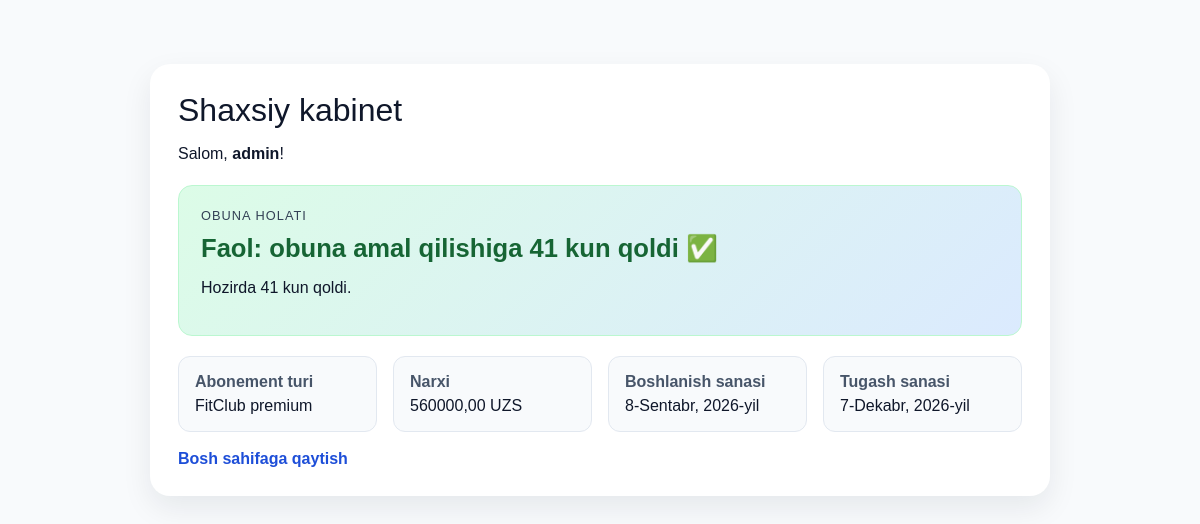
The page /dashboard/ (signed in) on the database its author committed.
### ilovalar/models.py (models this page shows, shortened)
class UserSubscription(models.Model):
    user = models.OneToOneField(User, on_delete=models.CASCADE, related_name='subscription')
    plan = models.ForeignKey(MembershipPlan, on_delete=models.SET_NULL, null=True, blank=True)
    start_date = models.DateField(default=timezone.localdate)
    end_date = models.DateField(blank=True, null=True)
    is_active = models.BooleanField(default=True)
    class Meta:
        verbose_name = 'Foydalanuvchi abonementi'
        verbose_name_plural = 'Foydalanuvchi abonementlari'
    @property
    def days_left(self):
        today = timezone.localdate()
        if not self.plan or not self.end_date or self.end_date < today:
            return 0
        return (self.end_date - today).days
    @property
    def status_message(self):
        days = self.days_left
        if days <= 0:
            return "Obuna muddati tugagan ❌"
        if days <= 5:
            return f"Ogohlantirish: obuna tugashiga {days} kun qoldi! ⚠️"
        return f"Faol: obuna amal qilishiga {days} kun qoldi ✅"

class MembershipPlan(models.Model):
    name = models.CharField(max_length=50, verbose_name="Abonement nomi")
    price = models.DecimalField(max_digits=10, decimal_places=2, verbose_name="Narxi")
    duration_days = models.IntegerField(default=30, verbose_name="Amal qilish muddati (kun)")
    description = models.TextField(verbose_name="Batafsil")
    class Meta:
        verbose_name = 'Abonement turi'
        verbose_name_plural = 'Abonement turlari'

### ilovalar/views.py (the view)
# urls.py: path('dashboard/', views.dashboard, name='dashboard'),
@login_required
def dashboard(request):
    try:
        subscription = request.user.subscription
    except UserSubscription.DoesNotExist:
        subscription = None
    context = {
        'subscription': subscription,
    }
    return render(request, 'ilovalar/dashboard.html', context)

### ilovalar/templates/ilovalar/dashboard.html (shortened to what this page needs)
<!DOCTYPE html>
<html lang="uz">
<head>
</head>
<body>
    <div class="container">
        <div class="card">
            <div class="title">Shaxsiy kabinet</div>
            <p>Salom, <strong>{{ user.username }}</strong>!</p>
            {% if subscription %}
                <div class="status-box">
                    <div class="status-label">Obuna holati</div>
                    <div class="status-text {% if subscription.days_left <= 5 %}warn{% elif subscription.days_left <= 0 %}danger{% else %}ok{% endif %}">
                        {{ subscription.status_message }}
                    </div>
                    <p>Hozirda {{ subscription.days_left }} kun qoldi.</p>
                </div>
                <div class="meta">
                    <div class="meta-item">
                        <strong>Abonement turi</strong>
                        {{ subscription.plan.name }}
                    </div>
                    <div class="meta-item">
                        <strong>Narxi</strong>
                        {{ subscription.plan.price }} UZS
                    </div>
                    <div class="meta-item">
                        <strong>Boshlanish sanasi</strong>
                        {{ subscription.start_date }}
                    </div>
                    <div class="meta-item">
                        <strong>Tugash sanasi</strong>
                        {{ subscription.end_date }}
                    </div>
                </div>
            {% else %}
                <div class="status-box">
                    <div class="status-label">Obuna holati</div>
                    <div class="status-text danger">Sizda faol abonement mavjud emas ❌</div>
                    <p>Yangi abonement tanlash uchun bosh sahifaga qayting.</p>
                </div>
            {% endif %}
            <a class="link" href="{% url 'home' %}">Bosh sahifaga qaytish</a>
        </div>
    </div>
</body>
</html>

### ilovalar/templates/ilovalar/dashboard.html (style rules this page uses)
body { margin: 0; font-family: Arial, sans-serif; background: #f8fafc; color: #0f172a; }
.container { max-width: 900px; margin: 40px auto; padding: 24px; }
.card { background: #fff; border-radius: 20px; box-shadow: 0 12px 30px rgba(15, 23, 42, 0.08); padding: 28px; }
.title { font-size: 2rem; margin-bottom: 10px; }
.status-box { background: linear-gradient(135deg, #dcfce7, #dbeafe); border: 1px solid #bbf7d0; border-radius: 14px; padding: 22px; margin-top: 22px; }
.status-label { font-size: 0.8rem; letter-spacing: 0.08em; text-transform: uppercase; color: #334155; }
.status-text { font-size: 1.6rem; font-weight: 700; margin: 10px 0; }
.meta { display: grid; grid-template-columns: repeat(auto-fit, minmax(180px, 1fr)); gap: 16px; margin-top: 20px; }
.meta-item { background: #f8fafc; border: 1px solid #e2e8f0; border-radius: 12px; padding: 16px; }
.meta-item strong { display: block; color: #475569; margin-bottom: 6px; }
.ok { color: #166534; }
.link { display: inline-block; margin-top: 18px; text-decoration: none; color: #1d4ed8; font-weight: 700; }

### rows shown on the page
UserSubscription: status_message "Faol: obuna amal qilishiga 41 kun qoldi ✅", days_left "41", plan.name "FitClub premium", plan.price "560000,00", start_date "8-Sentabr, 2026-yil", end_date "7-Dekabr, 2026-yil"

### other values the page prints
{{ user.username }} "admin"
